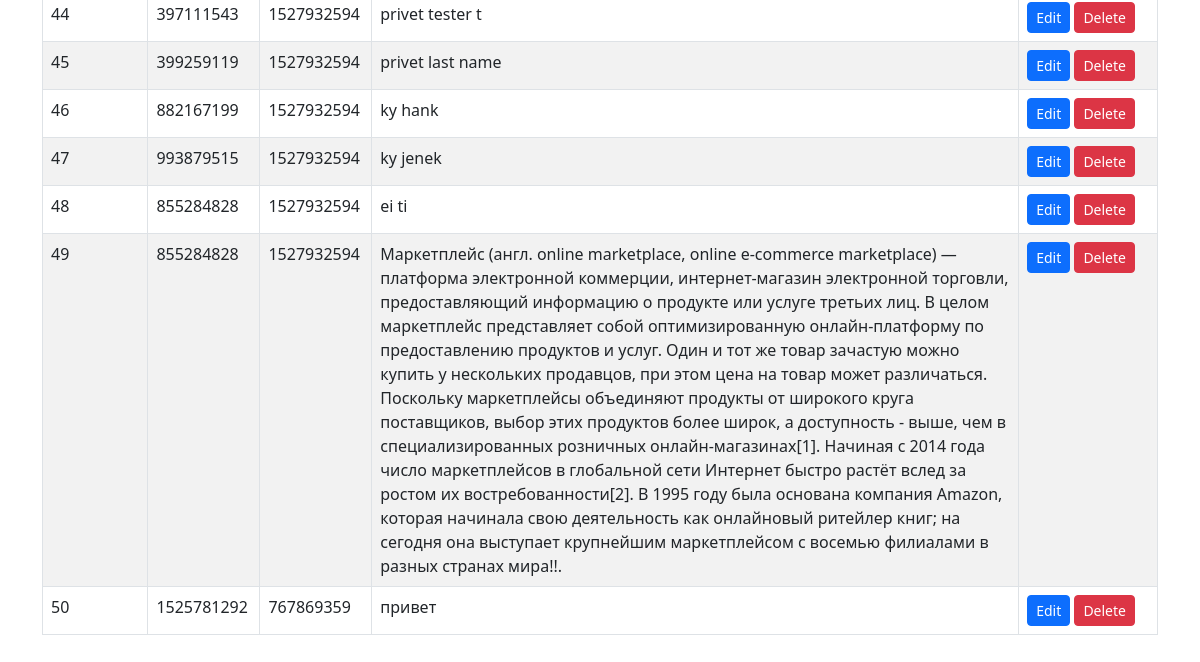
Before: /assets/php-crud/messages-index.php (signed in, lower part) with the older database file.
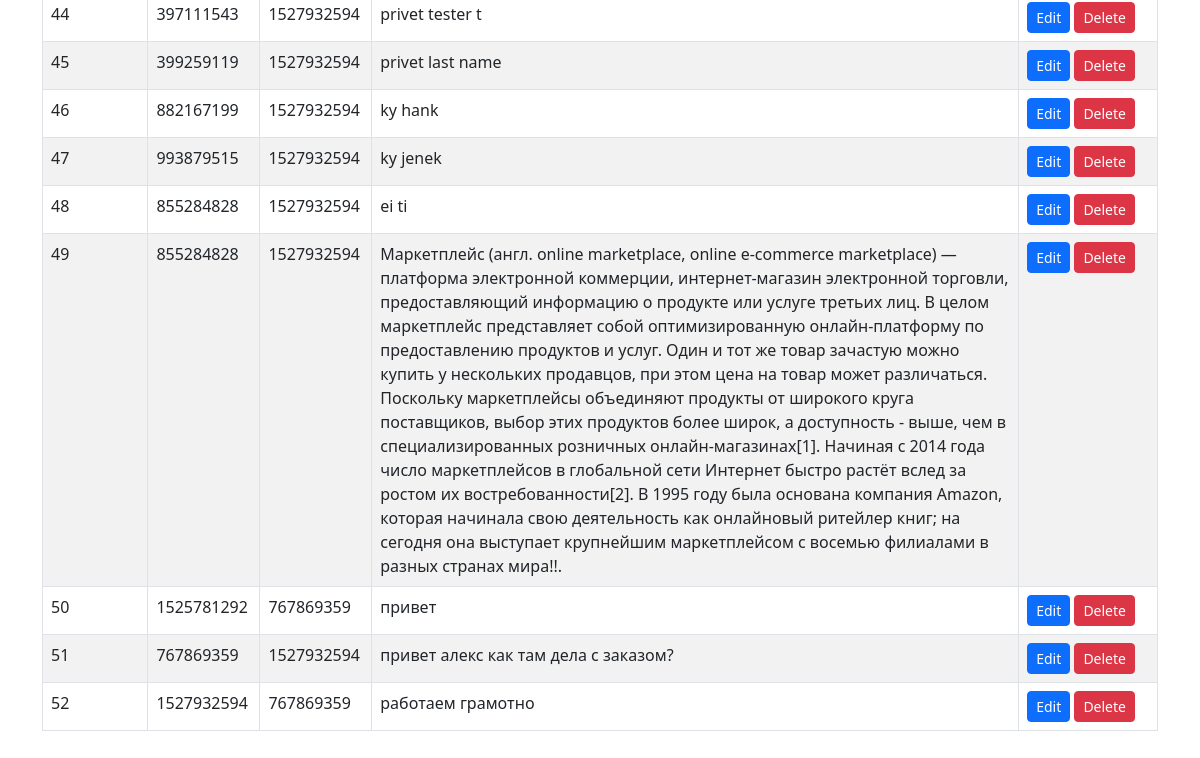
After: the same page with the newer database file.
### tables this page shows
CREATE TABLE `messages` (
  `msg_id` int(11) NOT NULL,
  `incoming_msg_id` int(255) NOT NULL,
  `outgoing_msg_id` int(255) NOT NULL,
  `msg` varchar(1000) NOT NULL
);

### assets/php-crud/messages-index.php (the view, shortened to what this page needs)
<!DOCTYPE html>
<html lang="en">
<head>
	<link rel="stylesheet" type="text/css" href="https://cdn.jsdelivr.net/npm/bootstrap@5.2.2/dist/css/bootstrap.min.css">
</head>
<body>
	<div class="container my-5">
		<br>
		<table class="table table-bordered table-striped">
			<tbody>
				<?php
				include_once "../php/config.php";
				$sql = "SELECT * FROM messages";
				$result = $conn->query($sql);
				while($row = $result->fetch_assoc()){
					echo "
					<tr>
						<td>$row[msg_id]</td>
						<td>$row[incoming_msg_id]</td>
						<td>$row[outgoing_msg_id]</td>
						<td>$row[msg]</td>
						<td>
							<a class='btn btn-primary btn-sm' href='../php-crud/messages-edit.php?msg_id=$row[msg_id]'> Edit </a>
							<a class='btn btn-danger btn-sm' href='../php-crud/messages-delete.php?msg_id=$row[msg_id]'> Delete </a>
						</td>
					</tr>
					";
				}
				?>
			</tbody>
		</table>
	</div>
</body>
</html>

Changed rows visible on the page:
added messages: msg_id "51", incoming_msg "767869359", outgoing_msg "1527932594", msg "привет алекс как там дела с заказом?"
added messages: msg_id "52", incoming_msg "1527932594", outgoing_msg "767869359", msg "работаем грамотно"
